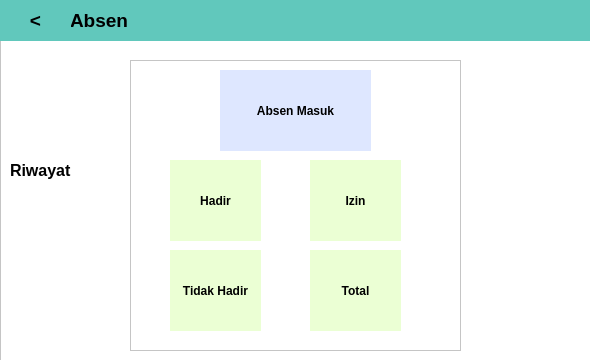
<?xml version="1.0" encoding="UTF-8"?>
<ui version="4.0">
 <class>Form</class>
 <widget class="QWidget" name="Form">
  <property name="geometry">
   <rect>
    <x>0</x>
    <y>0</y>
    <width>590</width>
    <height>360</height>
   </rect>
  </property>
  <property name="windowTitle">
   <string>Form</string>
  </property>
  <widget class="QWidget" name="horizontalLayoutWidget">
   <property name="geometry">
    <rect>
     <x>0</x>
     <y>0</y>
     <width>591</width>
     <height>361</height>
    </rect>
   </property>
   <layout class="QHBoxLayout" name="horizontalLayout">
    <item>
     <widget class="QFrame" name="frame">
      <property name="styleSheet">
       <string notr="true">background-color:rgb(255, 255, 255);</string>
      </property>
      <property name="frameShape">
       <enum>QFrame::StyledPanel</enum>
      </property>
      <property name="frameShadow">
       <enum>QFrame::Raised</enum>
      </property>
      <widget class="QFrame" name="frame_3">
       <property name="geometry">
        <rect>
         <x>130</x>
         <y>60</y>
         <width>331</width>
         <height>291</height>
        </rect>
       </property>
       <property name="styleSheet">
        <string notr="true">background-color:(255,255,255);</string>
       </property>
       <property name="frameShape">
        <enum>QFrame::StyledPanel</enum>
       </property>
       <property name="frameShadow">
        <enum>QFrame::Plain</enum>
       </property>
       <widget class="QPushButton" name="pushButtonAbsenMasuk">
        <property name="geometry">
         <rect>
          <x>90</x>
          <y>10</y>
          <width>151</width>
          <height>81</height>
         </rect>
        </property>
        <property name="font">
         <font>
          <weight>75</weight>
          <bold>true</bold>
         </font>
        </property>
        <property name="focusPolicy">
         <enum>Qt::WheelFocus</enum>
        </property>
        <property name="styleSheet">
         <string notr="true">border:none;
background-color:rgb(222, 231, 255)</string>
        </property>
        <property name="text">
         <string>Absen Masuk</string>
        </property>
        <property name="icon">
         <iconset resource="images.qrc">
          <normaloff>:/gambarlaptop/C:/Users/Nesti/Downloads/png-transparent-fingerprint-social-media-thumb-computer-icons-social-media-text-hand-logo-removebg-preview.png</normaloff>:/gambarlaptop/C:/Users/Nesti/Downloads/png-transparent-fingerprint-social-media-thumb-computer-icons-social-media-text-hand-logo-removebg-preview.png</iconset>
        </property>
        <property name="iconSize">
         <size>
          <width>55</width>
          <height>55</height>
         </size>
        </property>
       </widget>
       <widget class="QPushButton" name="pushButtonHadir">
        <property name="geometry">
         <rect>
          <x>40</x>
          <y>100</y>
          <width>91</width>
          <height>81</height>
         </rect>
        </property>
        <property name="font">
         <font>
          <weight>75</weight>
          <bold>true</bold>
         </font>
        </property>
        <property name="styleSheet">
         <string notr="true">border:none;
background-color:rgb(235, 255, 212)</string>
        </property>
        <property name="text">
         <string>Hadir</string>
        </property>
       </widget>
       <widget class="QLineEdit" name="lineEditHadir">
        <property name="geometry">
         <rect>
          <x>40</x>
          <y>150</y>
          <width>91</width>
          <height>31</height>
         </rect>
        </property>
        <property name="styleSheet">
         <string notr="true">border:none;
background-color:rgb(235, 255, 212)</string>
        </property>
        <property name="text">
         <string/>
        </property>
        <property name="alignment">
         <set>Qt::AlignCenter</set>
        </property>
       </widget>
       <widget class="QPushButton" name="pushButtonIzin">
        <property name="geometry">
         <rect>
          <x>180</x>
          <y>100</y>
          <width>91</width>
          <height>81</height>
         </rect>
        </property>
        <property name="font">
         <font>
          <weight>75</weight>
          <bold>true</bold>
         </font>
        </property>
        <property name="styleSheet">
         <string notr="true">border:none;
background-color:rgb(235, 255, 212)</string>
        </property>
        <property name="text">
         <string>Izin</string>
        </property>
       </widget>
       <widget class="QLineEdit" name="lineEditHadir_2">
        <property name="geometry">
         <rect>
          <x>180</x>
          <y>150</y>
          <width>91</width>
          <height>31</height>
         </rect>
        </property>
        <property name="styleSheet">
         <string notr="true">border:none;
background-color:rgb(235, 255, 212)</string>
        </property>
        <property name="text">
         <string/>
        </property>
        <property name="alignment">
         <set>Qt::AlignCenter</set>
        </property>
       </widget>
       <widget class="QPushButton" name="pushButtonTidakHadir">
        <property name="geometry">
         <rect>
          <x>40</x>
          <y>190</y>
          <width>91</width>
          <height>81</height>
         </rect>
        </property>
        <property name="font">
         <font>
          <weight>75</weight>
          <bold>true</bold>
         </font>
        </property>
        <property name="styleSheet">
         <string notr="true">border:none;
background-color:rgb(235, 255, 212)</string>
        </property>
        <property name="text">
         <string>Tidak Hadir</string>
        </property>
       </widget>
       <widget class="QLineEdit" name="lineEditTidakHadir">
        <property name="geometry">
         <rect>
          <x>40</x>
          <y>240</y>
          <width>91</width>
          <height>31</height>
         </rect>
        </property>
        <property name="styleSheet">
         <string notr="true">border:none;
background-color:rgb(235, 255, 212)</string>
        </property>
        <property name="alignment">
         <set>Qt::AlignCenter</set>
        </property>
       </widget>
       <widget class="QPushButton" name="pushButtonTotal">
        <property name="geometry">
         <rect>
          <x>180</x>
          <y>190</y>
          <width>91</width>
          <height>81</height>
         </rect>
        </property>
        <property name="font">
         <font>
          <weight>75</weight>
          <bold>true</bold>
         </font>
        </property>
        <property name="styleSheet">
         <string notr="true">border:none;
background-color:rgb(235, 255, 212)</string>
        </property>
        <property name="text">
         <string>Total</string>
        </property>
       </widget>
       <widget class="QLineEdit" name="lineEditTotal">
        <property name="geometry">
         <rect>
          <x>180</x>
          <y>240</y>
          <width>91</width>
          <height>31</height>
         </rect>
        </property>
        <property name="styleSheet">
         <string notr="true">border:none;
background-color:rgb(235, 255, 212)</string>
        </property>
        <property name="alignment">
         <set>Qt::AlignCenter</set>
        </property>
       </widget>
      </widget>
      <widget class="QLabel" name="labelAbsen">
       <property name="geometry">
        <rect>
         <x>70</x>
         <y>0</y>
         <width>521</width>
         <height>41</height>
        </rect>
       </property>
       <property name="font">
        <font>
         <pointsize>14</pointsize>
         <weight>75</weight>
         <bold>true</bold>
        </font>
       </property>
       <property name="styleSheet">
        <string notr="true">background-color:rgb(97, 200, 188)</string>
       </property>
       <property name="text">
        <string>Absen</string>
       </property>
      </widget>
      <widget class="QToolButton" name="toolButtonPanah">
       <property name="geometry">
        <rect>
         <x>0</x>
         <y>0</y>
         <width>71</width>
         <height>41</height>
        </rect>
       </property>
       <property name="font">
        <font>
         <pointsize>14</pointsize>
         <weight>75</weight>
         <bold>true</bold>
        </font>
       </property>
       <property name="styleSheet">
        <string notr="true">border:none;
background-color:rgb(97, 200, 188)</string>
       </property>
       <property name="text">
        <string>&lt;</string>
       </property>
      </widget>
      <widget class="QLabel" name="label">
       <property name="geometry">
        <rect>
         <x>10</x>
         <y>160</y>
         <width>91</width>
         <height>21</height>
        </rect>
       </property>
       <property name="font">
        <font>
         <pointsize>12</pointsize>
         <weight>75</weight>
         <bold>true</bold>
        </font>
       </property>
       <property name="text">
        <string>Riwayat</string>
       </property>
      </widget>
      <widget class="QLabel" name="label_3">
       <property name="geometry">
        <rect>
         <x>0</x>
         <y>40</y>
         <width>81</width>
         <height>51</height>
        </rect>
       </property>
       <property name="styleSheet">
        <string notr="true">background-color:rgba(0,0,0,0)</string>
       </property>
       <property name="text">
        <string/>
       </property>
       <property name="pixmap">
        <pixmap resource="images.qrc">:/gambarlaptop/C:/Users/Nesti/Downloads/hadir-removebg-preview.png</pixmap>
       </property>
       <property name="scaledContents">
        <bool>true</bool>
       </property>
      </widget>
     </widget>
    </item>
   </layout>
  </widget>
 </widget>
 <resources>
  <include location="images.qrc"/>
 </resources>
 <connections/>
</ui>
